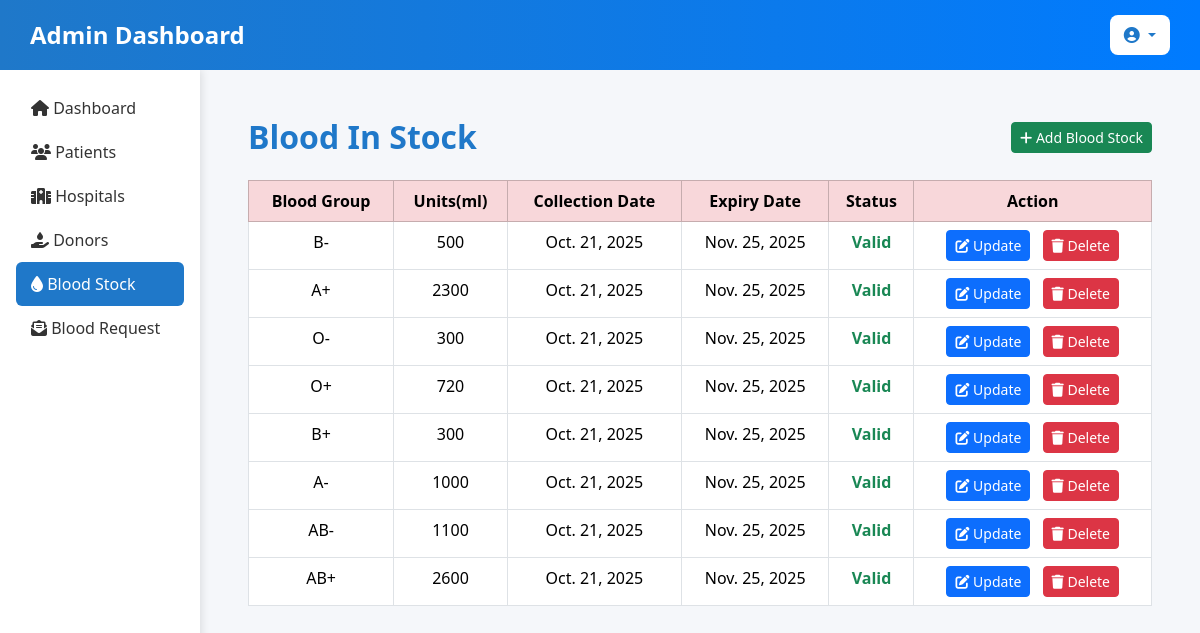
The app's page /bloodstock/, older data.
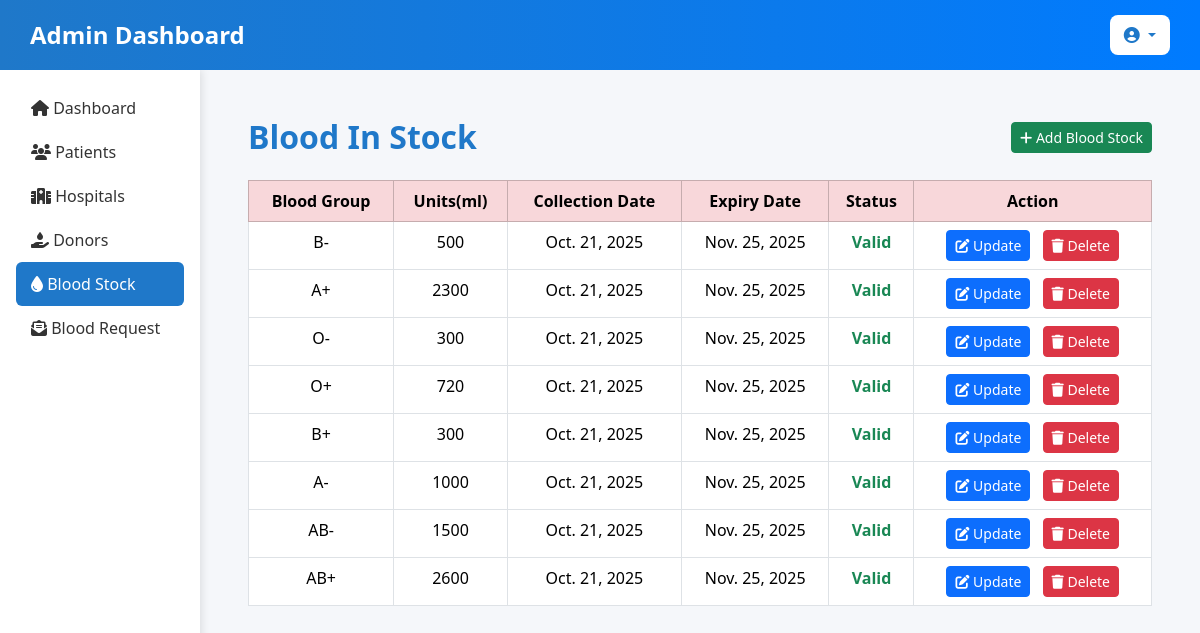
The same page, newer data.
### blood_bank_app/models.py (models this page shows, shortened)
class BloodStock(models.Model):
    BLOOD_GROUPS = BLOOD_GROUP_CHOICES
    blood_group = models.CharField(max_length=3, choices=BLOOD_GROUPS, unique=True)
    units = models.PositiveIntegerField(default=0)
    collection_date = models.DateField(auto_now_add=True)
    expiry_date = models.DateField(blank=True, null=True)
    last_updated = models.DateTimeField(auto_now=True)
    def is_expired(self):
        return self.expiry_date and self.expiry_date < date.today()
    def is_near_expiry(self):
        return self.expiry_date and (self.expiry_date - date.today()).days <= 5

### blood_bank_app/views.py (the view)
# urls.py: path('bloodstock/', views.blood_stock_list, name='blood_stock_list'),
def blood_stock_list(request):
    stocks = BloodStock.objects.all()
    expired_stocks = [s for s in stocks if s.is_expired()]
    near_expiry_stocks = [s for s in stocks if s.is_near_expiry()]
    context = {
        'stocks': stocks,
        'expired_stocks': expired_stocks,
        'near_expiry_stocks': near_expiry_stocks,
        'today': date.today(),
    }
    return render(request, 'admin/blood_stock_list.html', context)

### blood_bank_app/templates/admin/blood_stock_list.html (shortened to what the changed rows need)
<!DOCTYPE html>
<html lang="en">
<head>
    <link rel="stylesheet" href="https://cdnjs.cloudflare.com/ajax/libs/font-awesome/6.4.2/css/all.min.css">
    <link href="https://cdn.jsdelivr.net/npm/bootstrap@5.3.3/dist/css/bootstrap.min.css" rel="stylesheet">
</head>
<body>
     <nav class="navbar d-flex justify-content-between align-items-center">
        <h1 class="text-white mb-0">Admin Dashboard</h1>
    </nav>
    <div class="container-fluid">
        <div class="row">
            <div class="col-md-10 p-4">
    <div class="card-dashboard p-4">
        <div class="d-flex justify-content-between align-items-center mb-4">
            <h2 class="mb-0">Blood In Stock</h2>
        </div>
            <table class="table table-bordered text-center">
                <thead class="table-danger">
                    <tr>
                    <th>Blood Group</th>
                    <th>Units(ml)</th>
                    <th>Collection Date</th>
                    <th>Expiry Date</th>
                    <th>Status</th>
                    <th>Action</th>
                    </tr>
                </thead>
                <tbody>
                    {% for stock in stocks %}
                    <tr
                    class="{% if stock.is_expired %}table-danger{% elif stock.is_near_expiry %}table-warning{% endif %}">
                    <td>{{ stock.blood_group }}</td>
                    <td>{{ stock.units }}</td>
                    <td>{{ stock.collection_date }}</td>
                    <td>{{ stock.expiry_date }}</td>
                    <td>
                        {% if stock.is_expired %}
                        <span class="text-danger fw-bold">Expired</span>
                        {% elif stock.is_near_expiry %}
                        <span class="text-warning fw-bold">Expiring Soon</span>
                        {% else %}
                        <span class="text-success fw-bold">Valid</span>
                        {% endif %}
                    </td>
                    <td>
                        <a href="{% url 'update_blood_stock' stock.id %}" class="btn btn-primary btn-sm me-2">
                            <i class="fa-solid fa-pen-to-square"></i> Update
                        </a>
                        <a href="{% url 'delete_blood_stock' stock.id %}" class="btn btn-danger btn-sm" onclick="return confirm('Are you sure you want to delete this record?')">
                            <i class="fa-solid fa-trash"></i> Delete
                        </a>
                    </td>
                    </tr>
                    {% empty %}
                    <tr>
                        <td colspan="4" class="text-center text-muted">No stock records found.</td>
                    </tr>
                    {% endfor %}
                </tbody>
            </table>
        </div>
    </div>
</div>
        </div>
</body>
</html>

Row changes from the older to the newer data that the page shows:
changed BloodStock "AB-": units "1100" → "1500"
